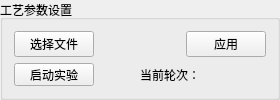
                   <widget class="QGroupBox" name="groupBox">
                    <property name="sizePolicy">
                     <sizepolicy hsizetype="Expanding" vsizetype="Expanding">
                      <horstretch>0</horstretch>
                      <verstretch>0</verstretch>
                     </sizepolicy>
                    </property>
                    <property name="title">
                     <string>工艺参数设置</string>
                    </property>
                    <layout class="QVBoxLayout" name="verticalLayout_20">
                     <item>
                      <layout class="QHBoxLayout" name="horizontalLayout_7">
                       <item>
                        <widget class="QPushButton" name="BT_select_cfg">
                         <property name="sizePolicy">
                          <sizepolicy hsizetype="Fixed" vsizetype="Fixed">
                           <horstretch>0</horstretch>
                           <verstretch>0</verstretch>
                          </sizepolicy>
                         </property>
                         <property name="minimumSize">
                          <size>
                           <width>80</width>
                           <height>23</height>
                          </size>
                         </property>
                         <property name="text">
                          <string>选择文件</string>
                         </property>
                        </widget>
                       </item>
                       <item>
                        <widget class="QLabel" name="lbl_cfg">
                         <property name="sizePolicy">
                          <sizepolicy hsizetype="Minimum" vsizetype="Fixed">
                           <horstretch>0</horstretch>
                           <verstretch>0</verstretch>
                          </sizepolicy>
                         </property>
                         <property name="maximumSize">
                          <size>
                           <width>230</width>
                           <height>23</height>
                          </size>
                         </property>
                         <property name="text">
                          <string/>
                         </property>
                        </widget>
                       </item>
                       <item>
                        <widget class="QPushButton" name="BT_apply_cfg">
                         <property name="sizePolicy">
                          <sizepolicy hsizetype="Fixed" vsizetype="Fixed">
                           <horstretch>0</horstretch>
                           <verstretch>0</verstretch>
                          </sizepolicy>
                         </property>
                         <property name="minimumSize">
                          <size>
                           <width>80</width>
                           <height>23</height>
                          </size>
                         </property>
                         <property name="text">
                          <string>应用</string>
                         </property>
                        </widget>
                       </item>
                      </layout>
                     </item>
                     <item>
                      <layout class="QHBoxLayout" name="horizontalLayout_45">
                       <item>
                        <widget class="QPushButton" name="BT_launch_experiment">
                         <property name="sizePolicy">
                          <sizepolicy hsizetype="Fixed" vsizetype="Fixed">
                           <horstretch>0</horstretch>
                           <verstretch>0</verstretch>
                          </sizepolicy>
                         </property>
                         <property name="minimumSize">
                          <size>
                           <width>80</width>
                           <height>23</height>
                          </size>
                         </property>
                         <property name="text">
                          <string>启动实验</string>
                         </property>
                        </widget>
                       </item>
                       <item>
                        <spacer name="horizontalSpacer_8">
                         <property name="orientation">
                          <enum>Qt::Horizontal</enum>
                         </property>
                         <property name="sizeHint" stdset="0">
                          <size>
                           <width>40</width>
                           <height>20</height>
                          </size>
                         </property>
                        </spacer>
                       </item>
                       <item>
                        <widget class="QLabel" name="label_21">
                         <property name="sizePolicy">
                          <sizepolicy hsizetype="Fixed" vsizetype="Fixed">
                           <horstretch>0</horstretch>
                           <verstretch>0</verstretch>
                          </sizepolicy>
                         </property>
                         <property name="minimumSize">
                          <size>
                           <width>80</width>
                           <height>23</height>
                          </size>
                         </property>
                         <property name="text">
                          <string>当前轮次：</string>
                         </property>
                        </widget>
                       </item>
                       <item>
                        <widget class="QLabel" name="lbl_order">
                         <property name="sizePolicy">
                          <sizepolicy hsizetype="Fixed" vsizetype="Fixed">
                           <horstretch>0</horstretch>
                           <verstretch>0</verstretch>
                          </sizepolicy>
                         </property>
                         <property name="minimumSize">
                          <size>
                           <width>40</width>
                           <height>23</height>
                          </size>
                         </property>
                         <property name="text">
                          <string/>
                         </property>
                        </widget>
                       </item>
                      </layout>
                     </item>
                    </layout>
                   </widget>
